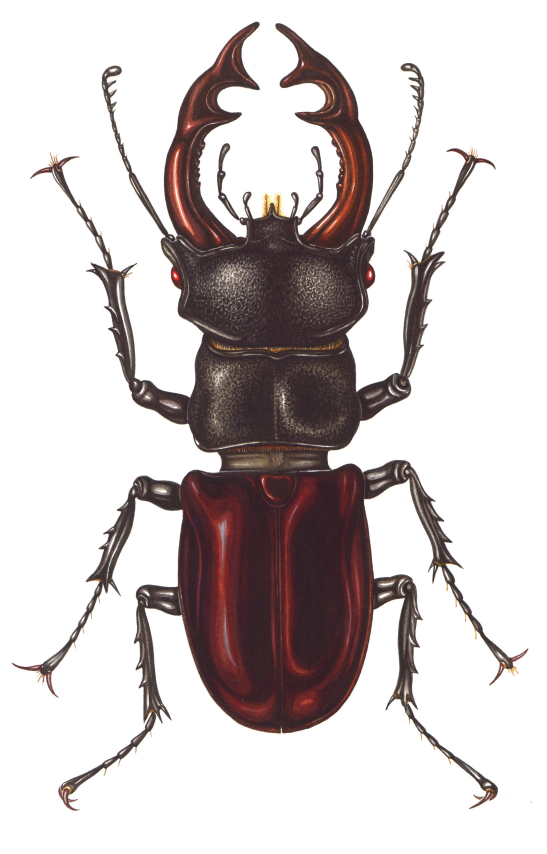
#> input picture Examples/beetle.jpeg, 1640 x 2560 px (shown at 1/3 size)
$ python plotbot.py Examples/beetle.jpeg
#> lines starting #> are read from the running program, lines starting #| are printed output that depends on the picture
from abc import ABC, abstractmethod
import time
import glob
import cv2
import numpy as np
import math
import random
import argparse
import yaml
import os
import datetime
import serial


# Try to import pyserial
try:
    import serial
except ImportError:
    serial = None

class PlotterInterface(ABC):
    @abstractmethod
    def initialize(self):
        pass

    @abstractmethod
    def move_linear(self, x, y, feedrate):
        pass

    @abstractmethod
    def move_arc(self, x_start, y_start, x_end, y_end, I, J, feedrate, clockwise):
        pass

    @abstractmethod
    def lift_pen(self):
        pass

    @abstractmethod
    def lower_pen(self):
        pass

    @abstractmethod
    def close(self):
        pass

class PlotterBase(PlotterInterface, ABC):
    """
    A base class for plotters that implements all common G-code operations.
    Subclasses only need to override the _write() method.
    """
    def __init__(self, plotter_config):
        self.config = plotter_config
        self.feedrate = plotter_config.get("feedrate", 300)

    # [21 lines left out: functions _write, initialize, not called in this run]

    def move_linear(self, x, y, feedrate):
        cmd = f"G1 X{x:.5f} Y{y:.5f} F{feedrate}\n"
        self._write(cmd)

    # [15 lines left out: functions move_arc, lift_pen, lower_pen, not called in this run]

    def close(self):
        # By default, do nothing here; subclasses can override if needed.
        pass

class SerialPlotter(PlotterBase):
    # [31 lines left out: functions __init__, _write, not called in this run]

    def close(self):
        if self.ser:
            self.ser.close()

class FilePlotter(PlotterBase):
    # [4 lines left out: function __init__, not called in this run]

    def _write(self, cmd, wait_for_ok=True):
        print("Writing:", cmd.strip())
        self.file.write(cmd)

    def close(self):
        self.file.close()


from abc import ABC, abstractmethod
import time
import glob

# Assuming pyserial is already imported if available.
try:
    import serial
except ImportError:
    serial = None

class PlotterInterface(ABC):
    @abstractmethod
    def initialize(self):
        pass

    @abstractmethod
    def move_linear(self, x, y, feedrate):
        pass

    @abstractmethod
    def move_arc(self, x_start, y_start, x_end, y_end, I, J, feedrate, clockwise):
        pass

    @abstractmethod
    def lift_pen(self):
        pass

    @abstractmethod
    def lower_pen(self):
        pass

    @abstractmethod
    def close(self):
        pass

class PlotterBase(PlotterInterface, ABC):
    """
    A base class for plotters. It implements initialize(), move_linear(), move_arc(),
    lift_pen(), and lower_pen() in terms of a low-level _write(cmd) method, which the
    subclasses must implement.
    """
    def __init__(self, plotter_config):
        self.config = plotter_config
        self.feedrate = plotter_config.get("feedrate", 300)

    # [20 lines left out: functions _write, initialize, not called in this run]

    def move_linear(self, x, y, feedrate):
        cmd = f"G1 X{x:.5f} Y{y:.5f} F{feedrate}\n"
        self._write(cmd)

    # [17 lines left out: functions move_arc, lift_pen, lower_pen, not called in this run]

    def close(self):
        # Base class does nothing here.
        pass

class SerialPlotter(PlotterBase):
    # [32 lines left out: functions __init__, _write, not called in this run]

    def close(self):
        if self.ser:
            self.ser.close()

class FilePlotter(PlotterBase):
    # [4 lines left out: function __init__, not called in this run]

    def _write(self, cmd, wait_for_ok=True):
        print("Writing:", cmd.strip())
        self.file.write(cmd)

    def close(self):
        self.file.close()


#######################################
# Coordinate Transformation Class
#######################################

class CoordinateTransformer:
    def __init__(self, canvas_width, canvas_height, plotter_config):
        """Initialize coordinate transformer that preserves aspect ratio."""
        self.canvas_width = canvas_width
        self.canvas_height = canvas_height

        # Get plotter bounds
        self.x_min = plotter_config.get("x_min", 0)
        self.x_max = plotter_config.get("x_max", 100)
        self.y_min = plotter_config.get("y_min", 0)
        self.y_max = plotter_config.get("y_max", 100)

        # Calculate available plotter area
        plotter_width = self.x_max - self.x_min
        plotter_height = self.y_max - self.y_min

        # Calculate scale factor preserving aspect ratio
        canvas_aspect = canvas_width / canvas_height
        plotter_aspect = plotter_width / plotter_height

        if canvas_aspect > plotter_aspect:
            # Canvas is wider relative to height - fit to width
            self.scale = plotter_width / canvas_width
            scaled_height = canvas_height * self.scale
            # Center vertically
            self.y_offset = (plotter_height - scaled_height) / 2
            self.x_offset = 0
        else:
            # Canvas is taller relative to width - fit to height
            self.scale = plotter_height / canvas_height
            scaled_width = canvas_width * self.scale
            # Center horizontally
            self.x_offset = (plotter_width - scaled_width) / 2
            self.y_offset = 0

    # [39 lines left out: functions transform, transform_arc, not called in this run]

#######################################
# Video Recorder Class
#######################################

class VideoRecorder:
    # [10 lines left out: function __init__, not called in this run]

    def record(self, frame):
        if self.writer:
            self.writer.write(frame)

    def release(self):
        if self.writer:
            self.writer.release()

#######################################
# Utility Functions
#######################################

def fit_image_on_canvas(target_img, canvas_width, canvas_height):
    """Scale target_img (grayscale) preserving aspect ratio and center it on a white background."""
    h, w = target_img.shape[:2]
    scale = min(canvas_width / w, canvas_height / h)
    new_w = int(w * scale)
    new_h = int(h * scale)
    resized = cv2.resize(target_img, (new_w, new_h))
    canvas_img = np.full((canvas_height, canvas_width), 255, dtype=np.uint8)
    x_offset = (canvas_width - new_w) // 2
    y_offset = (canvas_height - new_h) // 2
    canvas_img[y_offset:y_offset+new_h, x_offset:x_offset+new_w] = resized
    return canvas_img

def draw_curve(canvas, x0, y0, theta, L, delta, color, thickness):
    """
    Draw a curve segment (or a straight line if delta is nearly zero) onto a temporary stroke layer,
    blend it with the canvas (via per-pixel minimum), and return the new canvas along with the
    endpoint (x1, y1), new tangent (theta+delta) and arc_info (if an arc was drawn, else None).
    """
    stroke_layer = np.full(canvas.shape, 255, dtype=np.uint8)
    arc_info = None
    if abs(delta) < 1e-6:
        x1 = x0 + L * math.cos(theta)
        y1 = y0 + L * math.sin(theta)
        pt0 = (int(round(x0)), int(round(y0)))
        pt1 = (int(round(x1)), int(round(y1)))
        cv2.line(stroke_layer, pt0, pt1, color=color, thickness=thickness, lineType=cv2.LINE_AA)
    else:
        r = L / abs(delta)
        if delta > 0:
            cx = x0 - r * math.sin(theta)
            cy = y0 + r * math.cos(theta)
        else:
            cx = x0 + r * math.sin(theta)
            cy = y0 - r * math.cos(theta)
        arc_info = {"cx": cx, "cy": cy, "r": r, "delta": delta}
        sign = 1 if delta > 0 else -1
        start_angle = theta - sign * math.pi / 2
        end_angle = start_angle + delta

        # Calculate exact endpoint before rounding
        x1 = cx + r * math.cos(end_angle)
        y1 = cy + r * math.sin(end_angle)

        # Assert using exact endpoint coordinates
        assert(abs(math.hypot(x1 - cx, y1 - cy) - r) < 1e-6)

        # Draw the polyline with rounded points for display
        num_points = max(int(L), 2)
        angles = np.linspace(start_angle, end_angle, num_points)
        pts = []
        for a in angles:
            x = cx + r * math.cos(a)
            y = cy + r * math.sin(a)
            pts.append([int(round(x)), int(round(y))])
        pts = np.array(pts, dtype=np.int32).reshape((-1, 1, 2))
        cv2.polylines(stroke_layer, [pts], isClosed=False, color=color, thickness=thickness, lineType=cv2.LINE_AA)

        # Use exact endpoint coordinates for return value instead of rounded point

    new_canvas = np.minimum(canvas, stroke_layer)
    new_theta = theta + delta
    return new_canvas, x1, y1, new_theta, arc_info

def compute_error(canvas, target_gray):
    """Compute error as the sum of squared differences of Gaussian-blurred images."""
    canvas_gray = cv2.cvtColor(canvas, cv2.COLOR_BGR2GRAY)
    blurred_canvas = cv2.GaussianBlur(canvas_gray, (5, 5), 0)
    blurred_target = cv2.GaussianBlur(target_gray, (1, 1), 0)
    diff = blurred_canvas.astype(np.int32) - blurred_target.astype(np.int32)
    return np.sum(diff * diff)

def select_next_start(canvas, target_gray, num_candidates):
    """Select the canvas coordinate with the highest local error (after blurring) from a random sample."""
    canvas_gray = cv2.cvtColor(canvas, cv2.COLOR_BGR2GRAY)
    blurred_canvas = cv2.GaussianBlur(canvas_gray, (3, 3), 0)
    blurred_target = cv2.GaussianBlur(target_gray, (3, 3), 0)
    error_map = np.abs(blurred_canvas.astype(np.int32) - blurred_target.astype(np.int32))
    best_error = -1
    best_coord = (None, None)
    h, w = error_map.shape
    for _ in range(num_candidates):
        x = random.randint(0, w - 1)
        y = random.randint(0, h - 1)
        if error_map[y, x] > best_error:
            best_error = error_map[y, x]
            best_coord = (x, y)
    return float(best_coord[0]), float(best_coord[1])

#######################################
# Main Program
#######################################

def main():
    parser = argparse.ArgumentParser(
        description="Plotter Scribble Simulation with G-code generation (G2/G3 arcs) and encapsulated plotting and video-recording."
    )
    parser.add_argument("image", help="Path to the target image (JPG)")
    parser.add_argument("--config", default="config.yaml", help="Path to YAML configuration file")
    parser.add_argument("--record", action="store_true", help="Generate MP4 video recording of the canvas")
    parser.add_argument("--plotter", choices=["serial", "file", "none"], default="none",
                        help="Plotter mode: 'serial' to send to a GRBL plotter, 'file' to dump G-code, 'none' to disable plotting")
    parser.add_argument("--gcodefile", default="output.gcode", help="Output file for G-code if using file plotter")
    args = parser.parse_args()

    print("Working directory:", os.getcwd())
    config = yaml.safe_load(open(args.config, "r"))

    # Canvas configuration.
    canvas_cfg = config.get("canvas", {})
    canvas_width = canvas_cfg.get("width")
    canvas_height = canvas_cfg.get("height")

    if not canvas_width or not canvas_height:
        print("Error: Canvas width and height must be specified in config file")
        return

    # Scribble and segment parameters.
    scribble_min = config['scribble'].get('min_segments', 5)
    scribble_max = config['scribble'].get('max_segments', 200)
    improvement_threshold = config['scribble'].get('improvement_threshold', 0.01)
    seg_length_min = config['segment'].get('length_min', 5)
    seg_length_max = config['segment'].get('length_max', 30)
    delta_min = config['segment'].get('delta_min', -math.pi/2)
    delta_max = config['segment'].get('delta_max', math.pi/2)
    stroke_thickness = config['stroke'].get('thickness', 3)
    colors = config.get('colors', [[0, 0, 0]])
    seg_candidates = config.get('candidates', {}).get('segment', 20)
    start_candidates = config.get('candidates', {}).get('start', 100)

    plotter_cfg = config.get("plotter", {})
    feedrate = plotter_cfg.get("feedrate", 300)

    # Instantiate plotter if needed.
    plotter = None
    if args.plotter == "serial":
        try:
            plotter = SerialPlotter(plotter_cfg)
        except Exception as e:
            print("Error initializing SerialPlotter:", e)
            return
    elif args.plotter == "file":
        plotter = FilePlotter(plotter_cfg, filename=args.gcodefile)

    if plotter is not None:
        plotter.initialize()

    # Instantiate coordinate transformer.
    transformer = CoordinateTransformer(canvas_width, canvas_height, plotter_cfg)

    # Instantiate video recorder if needed.
    video_recorder = None
    if args.record:
        base_name = os.path.splitext(os.path.basename(args.image))[0]
        video_recorder = VideoRecorder(canvas_width, canvas_height, base_name, fps=30)

    # Load and fit target image.
    target_img = cv2.imread(args.image, cv2.IMREAD_GRAYSCALE)
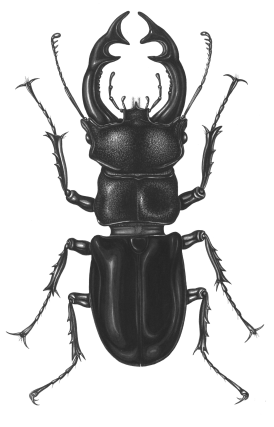
#> target_img: shape (2560, 1640) (shown at 1/6 size); min 28, max 255, mean 201.7
    if target_img is None:
        print("Error loading image.")
        return
    target_gray = fit_image_on_canvas(target_img, canvas_width, canvas_height)
#> in fit_image_on_canvas, `resized = cv2.resize(target_img, (new_w, new_h))`:
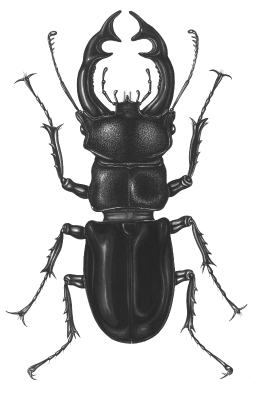
#> resized: shape (800, 512) (shown at 1/2 size); min 32, max 255, mean 201.7
#> in fit_image_on_canvas, `canvas_img[y_offset:y_offset+new_h, x_offset:x_offset+new_w] = resized`:
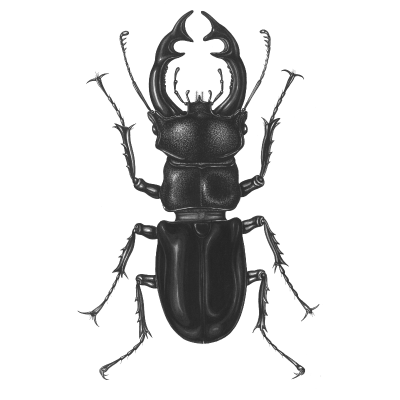
#> canvas_img: shape (800, 800) (shown at 1/2 size); min 32, max 255, mean 220.9

    # Create white canvas (color).
    canvas = np.full((canvas_height, canvas_width, 3), 255, dtype=np.uint8)
    cv2.namedWindow("Canvas", cv2.WINDOW_NORMAL)

    total_segments = 0

    while True:
        # Choose new starting point.
        start_x, start_y = select_next_start(canvas, target_gray, num_candidates=start_candidates)
#> in select_next_start, `error_map = np.abs(blurred_canvas.astype(np.int32) - blurred_target.as..`:
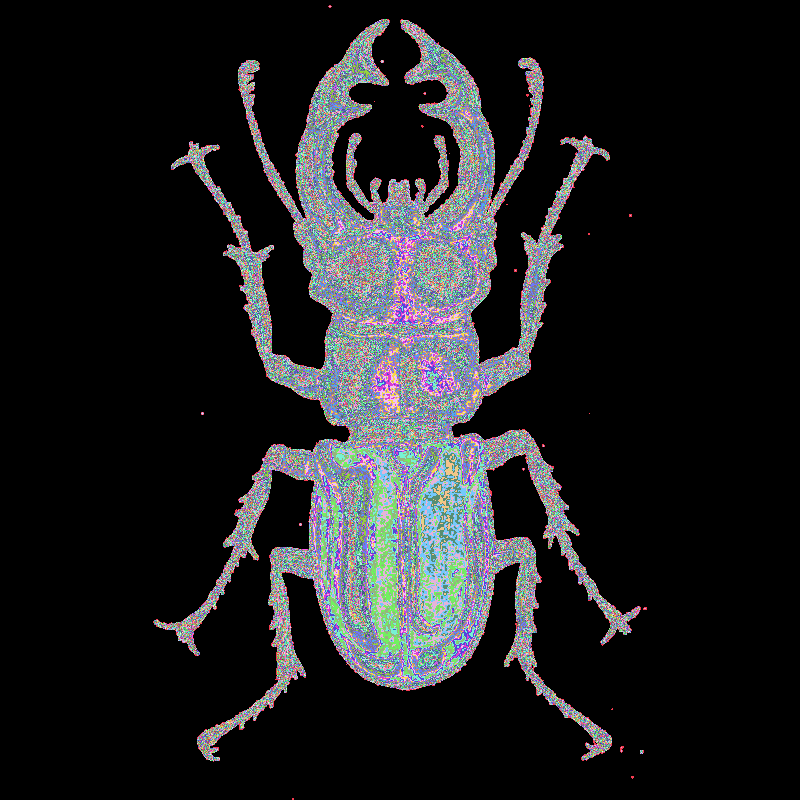
#> error_map: shape (800, 800) int32; 220 distinct labels, from 0 to 219; one colour per label, 0 black
#> the loop in select_next_start, `for _ in range(num_candidates):` made 100 passes
#> best_error on passes 1, 2, 6, 22, 65: 0, 180, 204, 216, 217
#> after the loop in select_next_start, `for _ in range(num_candidates):`: best_error = 217
#> start_x = 461; start_y = 504
        current_theta = random.uniform(0, 2*math.pi)
        current_x, current_y = start_x, start_y
#> current_x = 461; current_y = 504
        scribble_color = tuple(int(c) for c in random.choice(colors))

        # Calculate transformed start position but don't move there yet
        if plotter is not None:
            plot_start = transformer.transform(start_x, start_y)

        scribble_start_error = compute_error(canvas, target_gray)
#> in compute_error, `diff = blurred_canvas.astype(np.int32) - blurred_target.astype(np.int32)`:
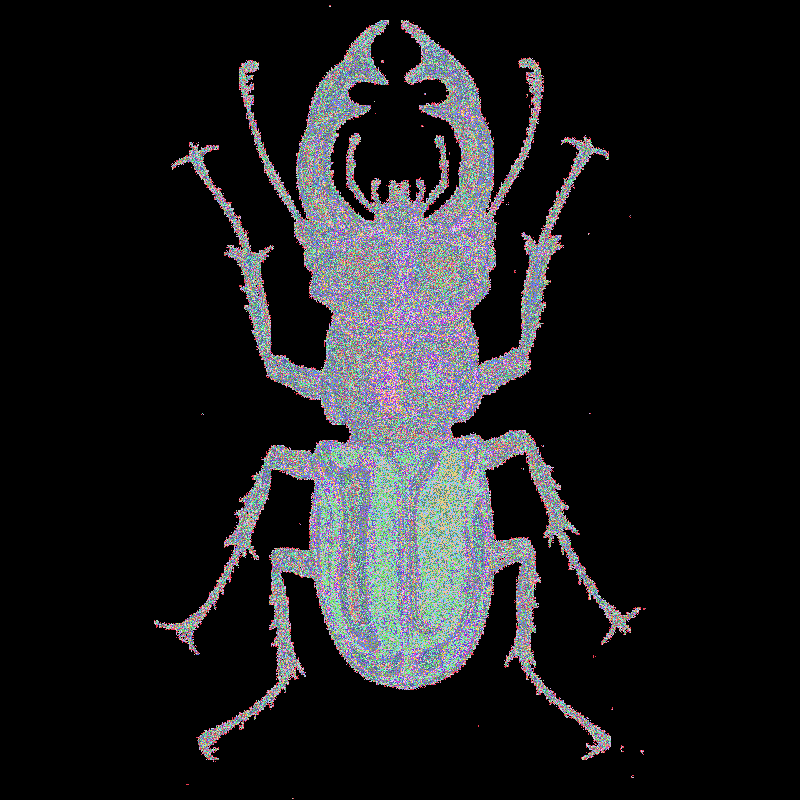
#> diff: shape (800, 800) int32; 224 distinct labels, from 0 to 223; one colour per label, 0 black
#> scribble_start_error = 4235651027
        scribble_count = 0

        while True:
            current_error = compute_error(canvas, target_gray)
#> current_error = 4235651027
            best_error = None
            best_canvas = None
            best_endpoint = (None, None)
            best_new_theta = None
            best_arc = None
            for _ in range(seg_candidates):
                L = random.uniform(seg_length_min, seg_length_max)
                delta = random.uniform(delta_min, delta_max)
                candidate_canvas, candidate_x, candidate_y, candidate_new_theta, arc_info = draw_curve(
                    canvas, current_x, current_y, current_theta, L, delta, scribble_color, stroke_thickness)
                err = compute_error(candidate_canvas, target_gray)
                if best_error is None or err < best_error:
                    best_error = err
                    best_canvas = candidate_canvas
                    best_endpoint = (candidate_x, candidate_y)
                    best_new_theta = candidate_new_theta
                    best_arc = arc_info
#> this loop made 20 passes
#> (cx in draw_curve, cy in draw_curve, x1 in draw_curve, y1 in draw_curve, candidate_x, candidate_y, candidate_new_theta, err) on passes 1, 2, 4, 10: (601.9, 606.8, 454.6, 513.5, 454.6, 513.5, 2.14, 4234393609), (411.7, 468.1, 443.2, 520.3, 443.2, 520.3, 2.6, 4233037600), (891, 817.7, 443.1, 530.2, 443.1, 530.2, 2.14, 4232057718), (382.7, 446.9, 438.2, 526.4, 438.2, 526.4, 2.53, 4231940972)
#> after the loop, best_error = 4231940972; best_new_theta = 2.53

            # If no improvement found, skip this scribble entirely
            if best_error >= current_error:
                print(f"Segment {total_segments:06d}: No improvement. Skipping scribble.")
                break

            # Only when first successful segment is found:
            # 1. Move to start position
            # 2. Lower pen
            if plotter is not None and scribble_count == 0:
                print(f"First successful segment found - moving to start position and lowering pen")
                plotter.move_linear(plot_start[0], plot_start[1], feedrate)
                plotter.lower_pen()

            canvas = best_canvas
            prev_x, prev_y = current_x, current_y
#> prev_x = 461; prev_y = 504
            current_x, current_y = best_endpoint
#> current_x = 438.2; current_y = 526.4
            current_theta = best_new_theta
#> current_theta = 2.53
            scribble_count += 1
            total_segments += 1

            cv2.imshow("Canvas", canvas)
            if video_recorder is not None:
                video_recorder.record(canvas)
            print(f"Segment {total_segments:06d}, Scribble segments: {scribble_count}, Error: {best_error}")
#| Segment 000001, Scribble segments: 1, Error: 4231940972

            if plotter is not None:
                plot_prev = transformer.transform(prev_x, prev_y)
                plot_current = transformer.transform(current_x, current_y)
                if best_arc is not None:
                    radius = best_arc["r"] * transformer.scale  # Scale the radius
                    clockwise = best_arc["delta"] > 0
                    # Transform to plotter space and invert clockwise due to Y inversion
                    plotter.move_arc(plot_prev[0], plot_prev[1],
                                   plot_current[0], plot_current[1],
                                   radius, not clockwise)
                else:
                    plotter.move_linear(plot_current[0], plot_current[1], feedrate)

            # Instead of lifting the pen immediately when Esc is pressed,
            # simply break out of the inner loop so that the pen is lifted only at the end of the scribble.
            if cv2.waitKey(1) & 0xFF == 27:
#> (key Esc is pressed here)
                print("Esc pressed. Ending scribble.")
                break

            new_err = compute_error(canvas, target_gray)
            improvement = scribble_start_error - new_err
            if scribble_count >= scribble_min and improvement < scribble_start_error * improvement_threshold:
                print("Ending scribble due to insufficient improvement.")
                break
            if scribble_count >= scribble_max:
                print("Ending scribble due to maximum segments reached.")
                break
        # Lift pen only once after the current scribble is finished.
        if plotter is not None:
            print("end of scribble reached - lifting pen")
            plotter.lift_pen()

    # (Optional) Continue with the next scribble.

    if plotter is not None:
        plotter.close()
    if video_recorder is not None:
        video_recorder.release()
    cv2.destroyAllWindows()

if __name__ == '__main__':
    main()
